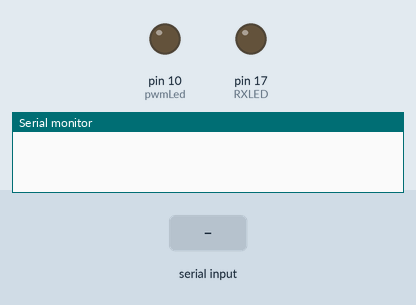
Bench run of a sketch on a simulated Arduino Uno, built with avr-gcc and run on an emulated ATmega328P. On the bench: output pins drawn as LEDs (lit = HIGH), the last lines printed to the serial monitor. Inputs (shaded band) come from the test bench.

Above: at 1.2 s.
1.3 s: "90;45\n" received over Serial
At 1.6 s:
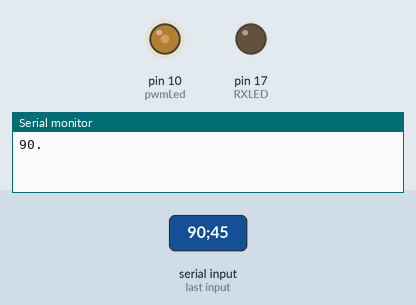
2.8 s: "30;150\n" received over Serial
At 3.9 s:
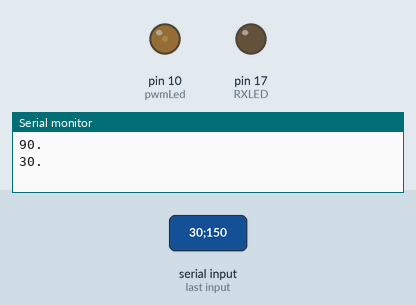
Timing chart, 0 to 5.8 s (numbered marks = the images above; inputs shaded):
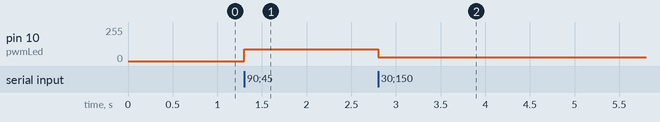

The sketch:

pwm_motor_controller.ino
```cpp
/* ===========================
 *  PWM Motor Controller
 * ===========================
 */

 /*---------------------------
 *  Motor Direction Reference
 * ---------------------------
 *
 * forward:
 * motor1EN1 = (PWM);
 * motor1DirA = HIGH;
 * motor1DirB = LOW;
 *
 * backward:
 * motor1EN1 = (PWM);
 * motor1DirA = LOW;
 * motor1DirB = HIGH;
 *
 * neutral:
 * motor1EN1 = 0;
 * Motor1DirA = (as it was)
 * Motor1DirB = (as it was)
 *
 * brake:
 * motorEN1 = 0;
 * Motor1DirA = LOW;
 * Motor1DirB = LOW;
*/
//starting with single motor control first

// LED globals
int pwmLed = 10;  //debug LED tester for PWM
int RXLED = 17; //RX led on micro, TXLED0 and TXLED1 macros for TX led.
unsigned long prevMil = 0;
int blinkInterval = 250;
bool led1State = false;

// SERIAL globals
int inByte = 0;

// MOTOR globals
// ProMicro PWM: 3, 5, 6, 9, 10
int motor1EN1 = 3;
int motor1DirA = 14;  //proMicro pin
int motor1DirB = 15;  //proMicro pin


void setup() {
  pinMode(pwmLed, OUTPUT);
  pinMode(RXLED, OUTPUT);

  Serial.begin(9600);
  //Serial.setTimeout(10);

  while(!Serial) {
    ; //wait for serial port connection; leonardo + micro
  }

  analogWrite(pwmLed, 0);
}

void loop() {
  // put your main code here, to run repeatedly:

  evaluateSerial();
}


// custom functions

void evaluateSerial() {

  while(Serial.available() > 0) {
    int val1 = Serial.parseInt();


    if(val1 > 255) {
      Serial.print("value too high! try again \r\n");
    }

    else if (Serial.read() == ';') {
      Serial.print(val1);
      Serial.print(". \r\n");

      setMotor(1, val1);
    }
  }

}

void setMotor(int dir, int speet) {

  if(dir == 1) {
    digitalWrite(motor1DirA, HIGH);
    digitalWrite(motor1DirB, LOW);
  }
  else if(dir == 0) {
    digitalWrite(motor1DirA, LOW);
    digitalWrite(motor1DirB, HIGH);
  }
  else {
    digitalWrite(motor1DirA, LOW);
    digitalWrite(motor1DirB, LOW);
  }

  analogWrite(pwmLed, speet);

}

/**
 * OSCILLATING TESTER
 */
void vroomVroom() {
  //TODO: wrap this in a function
  digitalWrite(motor1DirA, HIGH);
  digitalWrite(motor1DirB, LOW);

  for(int i = 0; i < 255; i++) {
    analogWrite(pwmLed, i);
    delay(30);
  }

  for(int i = 255; i > 0; i--) {
    analogWrite(pwmLed, i);
    delay(5);
  }
  analogWrite(pwmLed, 0);
}
```

Measured:
- after the input at 1.3 s, pin 10 (pwmLed): 0/255 → 90/255 at once
- after the input at 2.8 s, pin 10 (pwmLed): 90/255 → 30/255 at once
